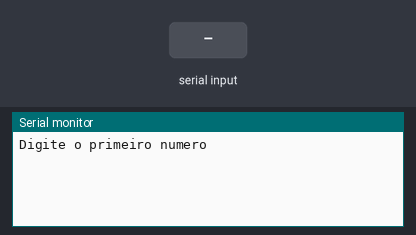
Bench run of a sketch on a simulated Arduino Uno, built with avr-gcc and run on an emulated ATmega328P. Parts: the last lines printed to the serial monitor. Inputs (shaded band) come from the test bench.

Above: at 1.2 s.
1.3 s: "90,45\n" received over Serial
At 2.2 s:
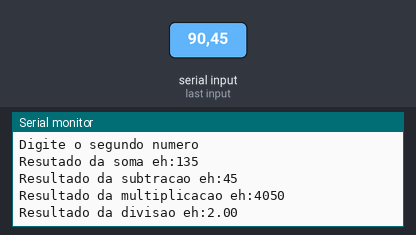
2.8 s: "5\n" received over Serial
At 4.7 s:
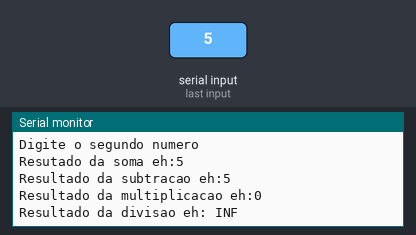

The sketch:

vari_veis_n_mericas_2.ino
```cpp
// C++ code
//
void setup()
{
  Serial.begin(9600);
}
//Variáveis - criação e inicialização
int numero1 = 0;
int numero2 = 0;
int soma = 0;
int subtracao = 0;
float divisao = 0;
int multiplicacao = 0;

void loop()
{
  //entrada
  Serial.println("Digite o primeiro numero");//pergunta
  while(! Serial.available() ); //Espera o usuário digitar/dar um <Enter>
  numero1 = Serial.parseInt();//resposta do usuário

  Serial.println("Digite o segundo numero");//pergunta
  while(! Serial.available() );//Espera o usuário digitar/dar um <Enter>
  numero2 = Serial.parseInt();//resposta do aluno

  //processamento
  soma = numero1 + numero2;//7 - inteiro (int)
  subtracao = numero1 - numero2;//3 - inteiro(int)
  multiplicacao = numero1 * numero2;//10 - inteiro(int)
  // converter numero1 e numero2 para float antes da conta
  divisao = float (numero1) / float (numero2);//2.5 - real (float)

    //saída
  Serial.println( "Resutado da soma eh:" + String(soma) );
  Serial.println("Resultado da subtracao eh:" + String(subtracao));
  Serial.println("Resultado da multiplicacao eh:" + String(multiplicacao));
  Serial.println("Resultado da divisao eh:" + String(divisao));
  delay(1000);// aguarda 1 segundo antes de rolar o looping novamente
}
```

Measured:
- after the input at 1.3 s, the serial monitor: prints a new line at once (image 1)
- after the input at 2.8 s, the serial monitor: prints a new line after 1.0 s (image 2)
